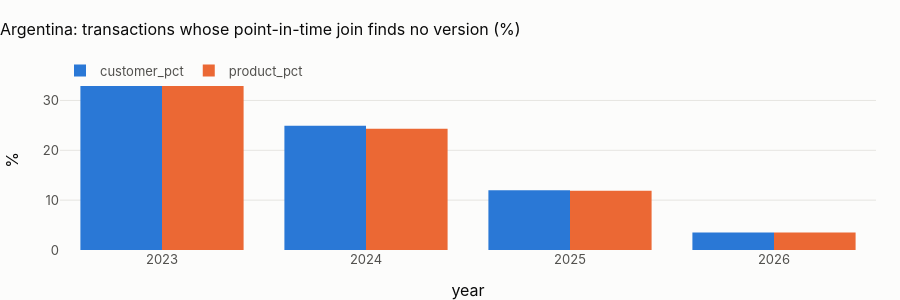

Write notebook code for a chart like this one.
### Markdown cell above
## 1 · Point-in-time keys of the transaction fact

### Code cell
cov = pl.q("""select count(*) as transactions,
                     round(100 * avg((customer_sk is null)::int), 2) as missing_customer_sk_pct,
                     round(100 * avg((product_sk is null)::int), 2) as missing_product_sk_pct,
                     round(100 * avg((customer_sk is null or product_sk is null)::int), 2) as missing_either_pct
              from {fct_transaction}""")
show(cov, paging=False)
yr = pl.q("""select year(transaction_ts_utc) as year, round(100 * avg((customer_sk is null)::int), 1) as customer_pct,
                    round(100 * avg((product_sk is null)::int), 1) as product_pct
             from {fct_transaction} group by 1 order by 1""")
fig = px.bar(
    yr.melt(id_vars="year"),
    x="year",
    y="value",
    color="variable",
    barmode="group",
    title=f"{CTRY.title}: transactions whose point-in-time join finds no version (%)",
)
fig.update_layout(height=300, yaxis_title="%", legend_title=None)
fig.show()
why = pl.q("""
    select count(*) filter (where customer_sk is null or product_sk is null) as missing,
           count(*) filter (where (customer_sk is null or product_sk is null)
                              and (customer_sk is not null or f.transaction_ts_utc < c.registration_date)
                              and (product_sk is not null or f.transaction_ts_utc < p.opening_date)) as predates
    from {fct_transaction} f left join {int_customer_profile} c using (customer_id)
    left join {int_products_enriched} p using (product_id)""").iloc[0]
explained = 100 * why.predates / max(why.missing, 1)
display(
    Markdown(
        f"**{cov.missing_either_pct.iloc[0]:.1f} % of {CTRY.name}'s transactions lose at least one key**; "
        f"{explained:.1f} % of those because they predate the customer's registration or the product's opening (an "
        "independence of dates in the generator). The fix is the same in every country: the first version is valid "
        "from the beginning of time."
        + (
            " The share is higher than main's 19 % because this dataset's transactions are concentrated in the "
            "first fifteen months, when fewer customers and products had been opened."
            if DATASET == "backup"
            else ""
        )
    )
)

### Figure 1 — Plotly figure (JSON) as saved in the notebook; plotly's stock layout.template omitted (floating-point values rounded to 4 significant figures)
{"data": [{"alignmentgroup": "True", "hovertemplate": "variable=customer_pct<br>year=%{x}<br>value=%{y}<extra></extra>", "legendgroup": "customer_pct", "marker": {"color": "#2a78d6", "pattern": {"shape": ""}}, "name": "customer_pct", "offsetgroup": "customer_pct", "orientation": "v", "showlegend": true, "textposition": "auto", "type": "bar", "x": [2023, 2024, 2025, 2026], "xaxis": "x", "y": [34.3, 24.9, 12.0, 3.5], "yaxis": "y"}, {"alignmentgroup": "True", "hovertemplate": "variable=product_pct<br>year=%{x}<br>value=%{y}<extra></extra>", "legendgroup": "product_pct", "marker": {"color": "#eb6834", "pattern": {"shape": ""}}, "name": "product_pct", "offsetgroup": "product_pct", "orientation": "v", "showlegend": true, "textposition": "auto", "type": "bar", "x": [2023, 2024, 2025, 2026], "xaxis": "x", "y": [33.7, 24.3, 11.9, 3.5], "yaxis": "y"}], "layout": {"barmode": "group", "height": 300, "legend": {"title": {}, "tracegroupgap": 0}, "title": {"text": "Argentina: transactions whose point-in-time join finds no version (%)"}, "xaxis": {"anchor": "y", "domain": [0.0, 1.0], "title": {"text": "year"}}, "yaxis": {"anchor": "x", "domain": [0.0, 1.0], "title": {"text": "%"}}}}
